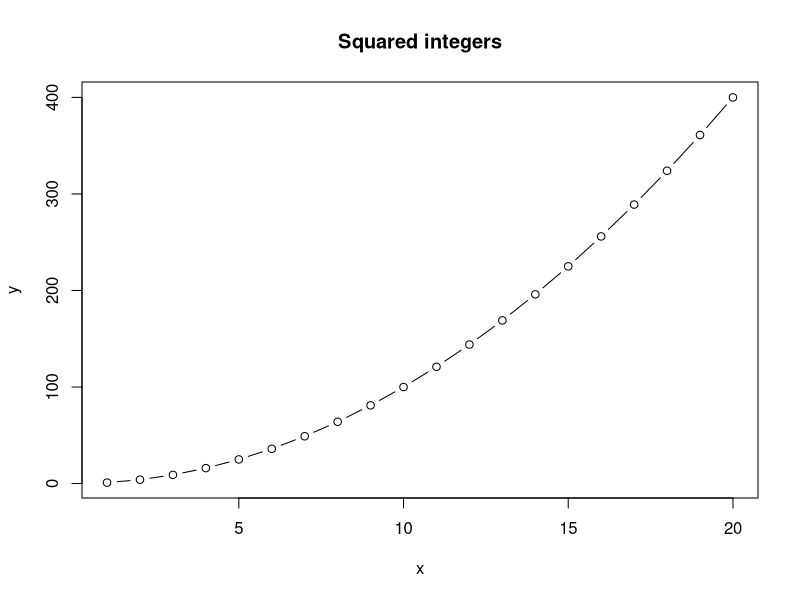
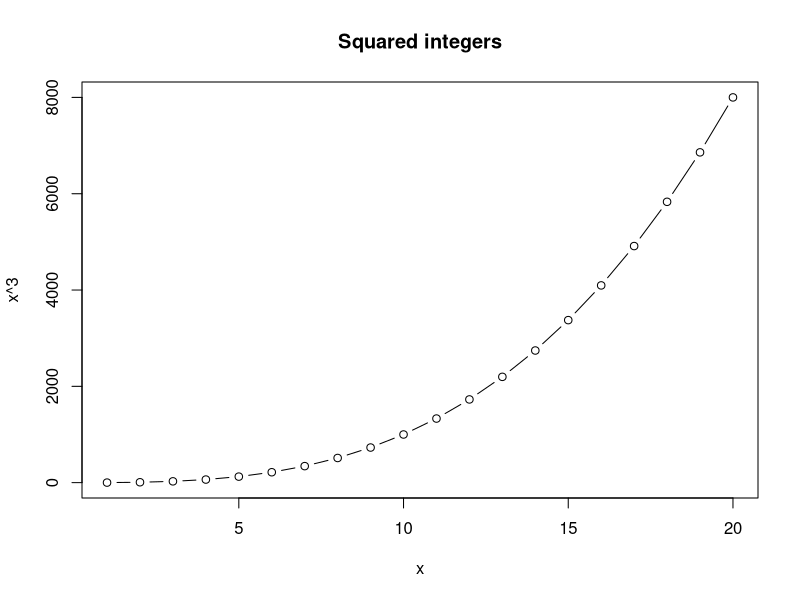

These figures' R source, in order:
## This is a R script 
## Run this code to make a plot of x and x^2 for the integers from 1 to 10

x <- 1:20
y <- x^2


plot(x,y, type = "b", main = "Squared integers")

plot(x,x^3, type = "b", main = "Squared integers")